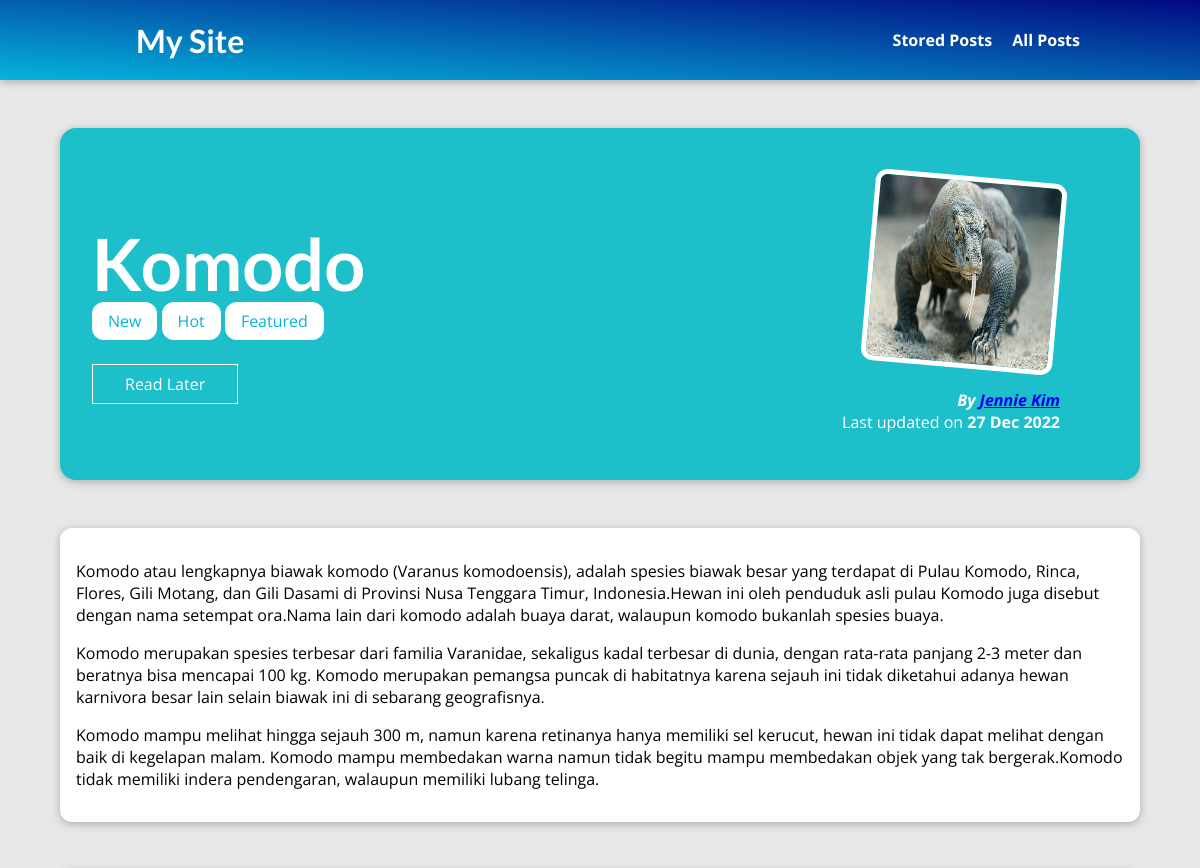
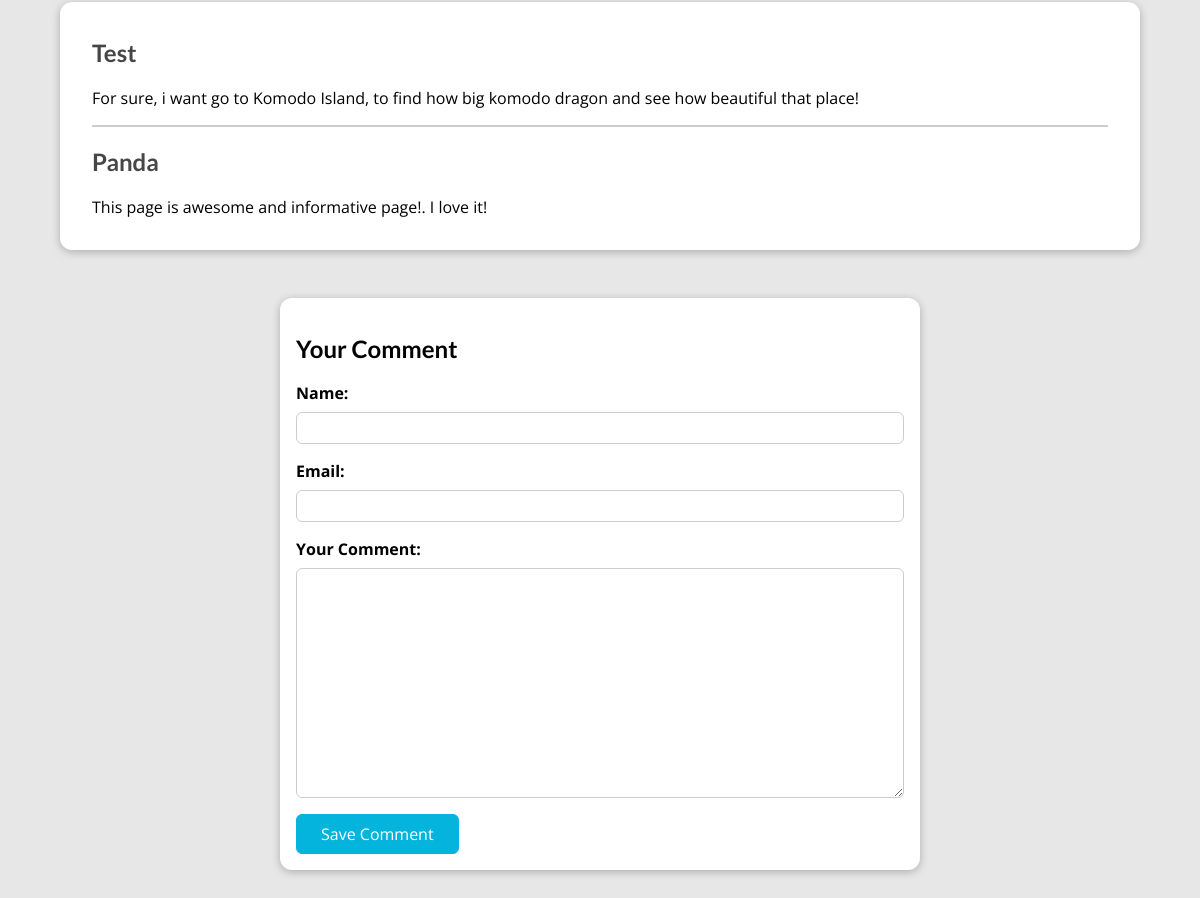
Screenshot of /post/komodo with the database file from the repository (2 pictures, top to bottom).
### new_blog/models.py (models this page shows, shortened)
class Post(models.Model):
    title = models.CharField(max_length=150)
    excerpt = models.CharField(max_length=200)
    image = models.ImageField(upload_to="posts", null=True)
    date = models.DateField(auto_now=True)
    slug = models.SlugField(unique=True, db_index=True)
    content = models.TextField(validators=[MinLengthValidator(10)])
    author = models.ForeignKey(Author, on_delete=models.SET_NULL, null=True, related_name="posts")
    tags = models.ManyToManyField(Tag)

class Tag(models.Model):
    caption = models.CharField(max_length=20)

class Author(models.Model):
    first_name = models.CharField(max_length=100)
    last_name = models.CharField(max_length=100)
    email_address = models.EmailField()
    def full_name(self):
        return f"{self.first_name} {self.last_name}"
    def __str__(self):
        return self.full_name()

class Comment(models.Model):
    user_name = models.CharField(max_length=120)
    user_email = models.EmailField()
    text = models.TextField(max_length=400)
    post = models.ForeignKey(Post, on_delete=models.CASCADE, related_name="comments")

### new_blog/views.py (the view, shortened to what this page needs)
# urls.py: path("post/<slug:slug>", views.SinglePostView.as_view(), name="post-detail-page"),  #post/my-first-post
class SinglePostView(DetailView):
    def is_stored_post(self, request, post_id):
        stored_posts = request.session.get("stored_posts")
        if stored_posts is not None:
            is_saved_for_later = post_id in stored_posts
        else:
            is_saved_for_later = False
        return is_saved_for_later
    def get(self, request, slug):
        post = Post.objects.get(slug=slug)
        context = {
            "post": post,
            "post_tags": post.tags.all(),
            "comment_form": CommentForm(),
            "comments": post.comments.all().order_by("-id"),
            "saved_for_later": self.is_stored_post(request, post.id)
        }
        return render(request, "new_blog/post_details.html", context)

### new_blog/forms.py
class CommentForm(forms.ModelForm):
    class Meta:
        model = Comment
        exclude = ["post"]
        labels = {
            "user_name": "Name",
            "user_email": "Email",
            "text": "Your Comment"
        }

### new_blog/templates/new_blog/post_details.html (shortened to what this page needs)
{% extends "base.html" %}
{% load static %}
{% block css_files %}
    <link rel="stylesheet" href="{% static "new_blog/post_details.css" %}" />
{% endblock %}
{% block content %}
    <section id="summary">
        <h2>{{ post.title }}</h2>
        <div>
            {% for tag in post_tags %}
                <span class="tag">{{ tag.caption }}</span>
            {% endfor %}
        </div>
        <div id="read-later">
            <form action="{% url "read-later" %}" method="POST">
                <button>
                    {% if saved_for_later %}
                        Remove from "Read Later" List
                    {% else %}
                        Read Later
                    {% endif %}
                </button>
            </form>
        </div>
        <article>
            <img src="{{ post.image.url}}" alt="{{ post.title }}" />
            <address>By <a href="mailto:{{ post.author.email_address }}">{{ post.author }}</a></address>
            <div>
                Last updated on <time>{{ post.date|date:"d M Y" }}</time>
            </div>
        </article>
    </section>
    <main>
        {{ post.content|linebreaks }}
    </main>
    <section id="comments">
        <ul>
            {% for comment in comments %}
                <li>
                    <h2>{{ comment.user_name }}</h2>
                    <p>
                        {{ comment.text|linebreaks }}
                    </p>
                </li>
            {% endfor %}
        </ul>
    </section>
    <section id="comment-form">
        <h2>Your Comment</h2>
        <form action="{% url "post-detail-page" post.slug %}" method="POST">
            {% for form_field in comment_form %}
            <div class="form-control"{% if form_field.errors %}invalid{% endif %}>
                {{ form_field.label_tag }}
                {{ form_field }}
            </div>
            {% endfor %}
            <button>Save Comment</button>
        </form>
    </section>
{% endblock %}

### static/app.css (style rules this page uses)
* { box-sizing: border-box; }
html { font-family: 'Open Sans', 'Lato', sans-serif; }
body { margin: 0; }
h1, h2, h3 { font-family: 'Lato', sans-serif; font-weight: bold; }

### new_blog/static/new_blog/post_details.css (style rules this page uses)
body { background-color: #e7e7e7; }
#summary { margin: 8rem auto 3rem auto; padding: 2rem; width: 90%; max-width: 90rem; border-radius: 16px; background-color: #1cbfca; position: relative; box-shadow: 0 2px 8px rgba(0, 0, 0, 0.25); height: 22rem; }
#summary h2 { color: white; font-size: 4.5rem; margin-bottom: 0.25rem; }
#summary article { position: absolute; top: 2rem; right: 3rem; padding: 1rem 2rem; border-radius: 12px; text-align: right; color: white; }
#summary article img { width: 12rem; height: 12rem; border-radius: 12px; transform: rotateZ(5deg); border: 5px solid white; margin-bottom: 1rem; }
#summary address { font-weight: bold; }
#summary time { font-weight: bold; }
#read-later { margin: 2rem 0; }
#read-later button { background-color: transparent; border: 1px solid white; padding: 0.5rem 2rem; font: inherit; color: white; cursor: pointer; }
main { width: 90%; max-width: 90rem; margin: 3rem auto; background-color: white; padding: 1rem; border-radius: 12px; box-shadow: 0 2px 8px rgba(0, 0, 0, 0.25); }
.tag { background-color: white; color: #05b4dd; padding: 0.5rem 1rem; border-radius: 12px; }
#comment-form { margin: 3rem auto; width: 90%; max-width: 40rem; border-radius: 12px; background-color: white; box-shadow: 0 2px 8px rgba(0, 0, 0, 0.25); padding: 1rem; }
#comment-form button { font: inherit; background-color: #05b4dd; color: white; border: 1px solid #05b4dd; padding: 0.5rem 1.5rem; border-radius: 6px; cursor: pointer; }
.form-control { margin-bottom: 1rem; }
.form-control label { font-weight: bold; margin-bottom: 0.5rem; display: block; }
.form-control input, .form-control textarea { display: block; width: 100%; font: inherit; padding: 0.25rem; border-radius: 6px; border: 1px solid #ccc; }
#comments { margin: 3rem auto; width: 90%; max-width: 90rem; border-radius: 12px; background-color: white; box-shadow: 0 2px 8px rgba(0, 0, 0, 0.25); padding: 1rem 2rem; }
#comments ul { list-style: none; margin: 0; padding: 0; }
#comments li { margin-bottom: 1rem; border-bottom: 2px solid #ccc; }
#comments li:last-of-type { border-bottom: none; }
#comments h2 { color: #464646; }

### rows the page displays
Post: title "Komodo", image (picture), author "Jennie Kim", date "27 Dec 2022", content "Komodo atau lengkapnya biawak komodo (Varanus komodoensis), adalah spesies biawak besar yang terdapat di Pulau Komodo, Rinca, Flores, Gili Motang, dan Gili Dasami di Provinsi Nusa Tenggara Timur, Indonesia.Hewan ini oleh penduduk asli pulau Komodo juga disebut dengan nama setempat ora.Nama lain dari komodo adalah buaya darat, walaupun komodo bukanlah spesies buaya. Komodo merupakan spesies terbesar dari familia Varanidae, sekaligus kadal terbesar di dunia, dengan rata-rata panjang 2-3 meter dan beratnya bisa mencapai 100 kg. Komodo merupakan pemangsa puncak di habitatnya karena sejauh ini tidak diketahui adanya hewan karnivora besar lain selain biawak ini di sebarang geografisnya. Komodo…"
Tag: caption "New"
Tag: caption "Hot"
Tag: caption "Featured"
Comment: user_name "Test", text "For sure, i want go to Komodo Island, to find how big komodo dragon and see how beautiful that place!"
Comment: user_name "Panda", text "This page is awesome and informative page!. I love it!"
